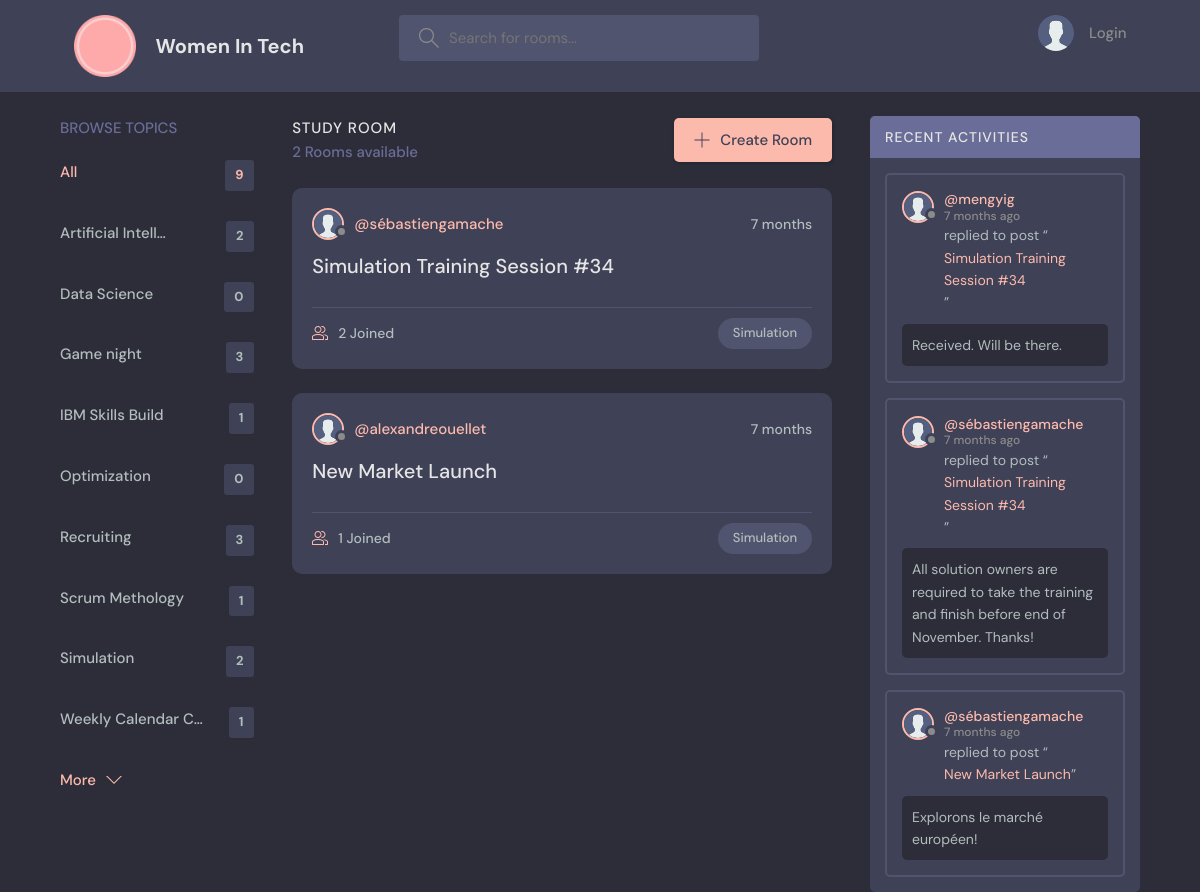
Screenshot of /?q=Simulation with the database file from the repository.
### base/models.py (models this page shows, shortened)
class Topic(models.Model):
    name = models.CharField(max_length=200)
    class Meta:
        ordering = ['name']

class Room(models.Model):
    host = models.ForeignKey(User, on_delete=models.SET_NULL, null=True)
    topic = models.ForeignKey(
        Topic, on_delete=models.SET_NULL, null=True)
    name = models.CharField(max_length=200)
    description = models.TextField(null=True, blank=True)
    participants = models.ManyToManyField(
        User, related_name="participants", blank=True)
    updated = models.DateTimeField(auto_now=True)
    created = models.DateTimeField(auto_now_add=True)
    class Meta:
        ordering = ['-updated', '-created']
    def __str__(self):
        return self.name

class Message(models.Model):
    user = models.ForeignKey(User, on_delete=models.CASCADE)
    room = models.ForeignKey(Room, on_delete=models.CASCADE)
    body = models.TextField()
    updated = models.DateTimeField(auto_now=True)
    created = models.DateTimeField(auto_now_add=True)
    class Meta:
        ordering = ['-updated', '-created']

### base/views.py (the view)
# urls.py: 2. Add a URL to urlpatterns:  path('', views.home, name='home')
def home(request):
    q = request.GET.get("q") if request.GET.get("q") != None else ""
    rooms = Room.objects.filter(
        Q(topic__name__icontains=q) | Q(name__icontains=q) | Q(description__icontains=q))
    topics = Topic.objects.all()
    room_count = rooms.count()
    room_messages = Message.objects.filter(Q(room__topic__name__icontains=q))
    context = {"rooms": rooms, "topics": topics,
               "room_count": room_count, "room_messages": room_messages}
    return render(request, "base/home.html", context)

### base/templates/base/home.html (shortened to what this page needs)
{% extends 'main.html' %}
{% block content %}
<main class=" layout layout--3">
  <div class="container">
    {% include 'base/topics_component.html'%}
    <div class="roomList">
      <div class="roomList__header">
        <div>
          <h2>Study Room</h2>
          <p>{{ room_count }} Rooms available</p>
        </div>
        <a class="btn btn--main" href="{% url 'create-room' %}">
          <svg version="1.1" xmlns="http://www.w3.org/2000/svg" width="32" height="32" viewBox="0 0 32 32">
            <title>add</title>
            <path
              d="M16.943 0.943h-1.885v14.115h-14.115v1.885h14.115v14.115h1.885v-14.115h14.115v-1.885h-14.115v-14.115z">
            </path>
          </svg>
          Create Room
        </a>
      </div>
      {% include 'base/feed_component.html'%}
    </div>
    {% include 'base/activity_component.html'%}
  </div>
</main>
{% endblock %}

### base/templates/base/topics_component.html
<div class="topics">
    <div class="topics__header">
        <h2>Browse Topics</h2>
    </div>
    <ul class="topics__list">
        <li>
            <a href="{% url 'home' %}" class="active">All <span>{{topics.count}}</span></a>
        </li>
        {% for topic in topics %}
        <li>
            <a href="{% url 'home' %}?q={{topic.name}}">
                {{ topic.name | truncatechars:18 }}
                <span>{{topic.room_set.all.count}}</span></a>
        </li>
        {% endfor %}
    </ul>
    <a class="btn btn--link" href="topics.html">
        More
        <svg version="1.1" xmlns="http://www.w3.org/2000/svg" width="32" height="32" viewBox="0 0 32 32">
            <title>chevron-down</title>
            <path d="M16 21l-13-13h-3l16 16 16-16h-3l-13 13z"></path>
        </svg>
    </a>
</div>

### base/templates/base/feed_component.html (shortened to what this page needs)
{% for room in rooms %}
{% load static %}
<div class="roomListRoom">
    <div class="roomListRoom__header">
        <a href="{% url 'user-profile' room.host.id %}" class="roomListRoom__author">
            <div class="avatar avatar--small">
                <img src="{% static 'images/avatar.svg' %}" />
            </div>
            <span>@{{room.host.username}}</span>
        </a>
        <div class="roomListRoom__actions">
            <span>{{room.created|timesince}}</span>
        </div>
    </div>
    <div class="roomListRoom__content">
        <a href="{% url 'room' room.id%}">{{room.name}}</a>
    </div>
    <div class="roomListRoom__meta">
        <a href="{% url 'room' room.id%}" class="roomListRoom__joined">
            {{room.participants.all.count}} Joined
        </a>
        <p class="roomListRoom__topic">{{room.topic.name}}</p>
    </div>
</div>
{% endfor %}

### base/templates/base/activity_component.html (shortened to what this page needs)
{% load static %}
<div class="activities">
    <div class="activities__header">
        <h2>Recent Activities</h2>
    </div>
    {% for message in room_messages %}
    <div class="activities__box">
        <div class="activities__boxHeader roomListRoom__header">
            <a href="{% url 'user-profile' message.user.id %}" class="roomListRoom__author">
                <div class="avatar avatar--small">
                    <img src="{% static 'images/avatar.svg' %}" />
                </div>
                <p>
                    @{{message.user}}
                    <span>{{message.created|timesince}} ago</span>
                </p>
            </a>
        </div>
        <div class="activities__boxContent">
            <p>replied to post “<a href="{% url 'room' message.room.id %}">{{message.room}}</a>”</p>
            <div class="activities__boxRoomContent">
                {{message.body}}
            </div>
        </div>
    </div>
    {% endfor %}
</div>

### rows the page displays
Topic: name "Artificial Intell…", room_set.all.count "2"
Topic: name "Data Science", room_set.all.count "0"
Topic: name "Game night", room_set.all.count "3"
Topic: name "IBM Skills Build", room_set.all.count "1"
Topic: name "Optimization", room_set.all.count "0"
Topic: name "Recruiting", room_set.all.count "3"
Topic: name "Scrum Methology", room_set.all.count "1"
Topic: name "Simulation", room_set.all.count "2"
Topic: name "Weekly Calendar C…", room_set.all.count "1"
Room: host.username "sébastiengamache", created "7 months", name "Simulation Training Session #34", participants.all.count "2", topic.name "Simulation"
Room: host.username "alexandreouellet", created "7 months", name "New Market Launch", participants.all.count "1", topic.name "Simulation"
Message: user "mengyig", created "7 months", room "Simulation Training Session #34", body "Received. Will be there."
Message: user "sébastiengamache", created "7 months", room "Simulation Training Session #34", body "All solution owners are required to take the training and finish before end of November. Thanks!"
Message: user "sébastiengamache", created "7 months", room "New Market Launch", body "Explorons le marché européen!"

### other values shown
{{ topics.count }} "9"
{{ room_count }} "2"
